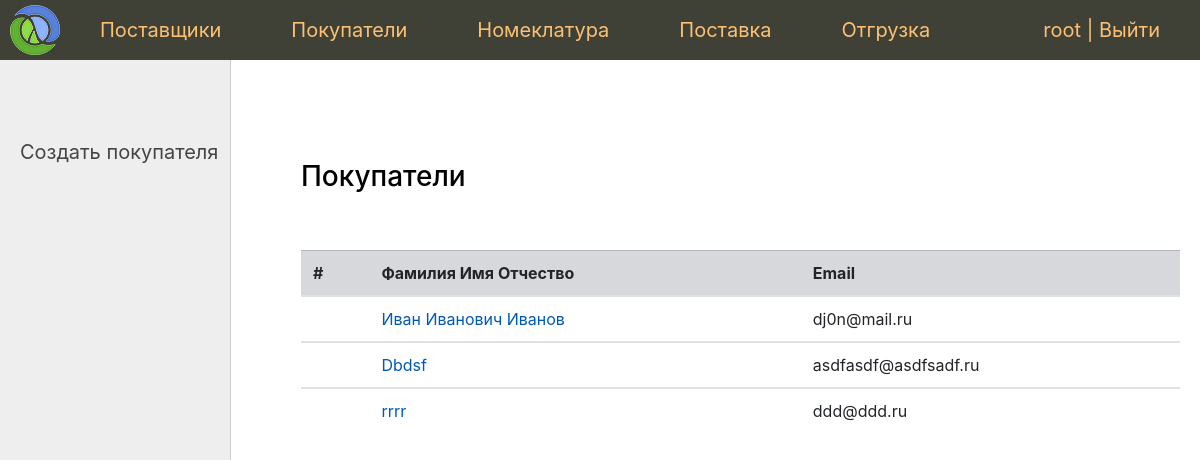
Screenshot of /buyer/ (signed in) with the database file from the repository.
### app/contactor/models.py (models this page shows, shortened)
class Buyer(models.Model):
    person = models.OneToOneField(
        Person,
        on_delete=models.CASCADE,
        verbose_name='Покупатель'
    )
    class Meta:
        verbose_name = 'Покупатель'
        verbose_name_plural = 'Покупатели'
    def get_absolute_url(self):
        return reverse('buyer', kwargs={'pk': self.pk})

class Person(models.Model):
    full_name = models.CharField('Фамилия Имя Отчество', max_length=100)
    email = models.EmailField('Email', unique=True)
    phone = models.IntegerField('Телефон', unique=True)
    class Meta:
        verbose_name = 'Контактное лицо'
        verbose_name_plural = 'Контактные лица'

### app/contactor/views.py (the view)
# urls.py: path('buyer/', BuyerListView.as_view(), name='buyer_list'),  #
class BuyerListView(SuperUserRequiredMixin, DataMixin, ListView):
    model = Buyer
    template_name = 'contactor/buyer_list.html'
    context_object_name = 'buyers'
    def get_context_data(self, *, object_list=None, **kwargs):
        context = super().get_context_data(**kwargs)
        context.update(
            self.get_user_context(
                title='Покупатели',
                left_menu=buyer_menu
            )
        )
        return context

### app/core/mixin.py (called while the page is built)
    def dispatch(self, request, *args, **kwargs):
        if not request.user.is_superuser:
            return self.handle_no_permission()
        return super().dispatch(request, *args, **kwargs)

    def get_user_context(self, **kwargs):
        context = kwargs
        if self.request.user.is_superuser:
            context['menu'] = menu
        return context

### app/contactor/templates/contactor/buyer_list.html
{% extends 'core/base.html' %}
{% block left_menu %}
    {% include 'core/left_menu.html' %}
{% endblock %}
{% block content %}
<h3>{{ title }}</h3><br><br>
    <table class="table">
    <thead>
    <tr class="table-secondary">
        <th scope="col">#</th>
        <th scope="col">Фамилия Имя Отчество</th>
        <th scope="col">Email</th>
    </tr>
    </thead>
    {% for n in buyers %}
        <tbody>
            <tr>
                <td></td>
                <td><a href="{{ n.get_absolute_url }}">{{ n.person.full_name }}</a></td>
                <td>{{ n.person.email }}</td>
            </tr>
        </tbody>
    {% endfor %}
    </table>
{% endblock %}

### app/core/templates/core/base.html (shortened to what this page needs)
{% load static %}
{% load bootstrap4 %}
{% bootstrap_css %}
<!DOCTYPE html>
<html>
<head>
	<link type="text/css" href="{% static 'sklad/css/styles.css' %}" rel="stylesheet" />
</head>
<body>
<table class="table-page" border=0 cellpadding="0" cellspacing="0">
<tr>
    <td valign=top>
    {% block mainmenu %}
        <div class="header">
            <ul id="mainmenu" class="mainmenu">
                <li class="logo">
                    <a href="{% url 'home' %}"><div class="logo"></div></a>
                </li>
                {% for m in menu %}
                    <li><a href="{% url m.url_name %}">{{m.title}}</a></li>
                {% endfor %}
                {% if request.user.is_authenticated %}
                    <li class="last">{{ user.username }} | <a href="{% url 'logout' %}">Выйти</a></li>
                {% else %}
                    <li class="last"><a href="{% url 'login' %}">Войти</a></li>
                {% endif %}
            </ul>
        </div>
    {% endblock mainmenu %}
<table class="table-content" border=0 cellpadding="0" cellspacing="0">
<tr>
	<td valign="top" class="left-chapters">
        {% block left_menu %}{% endblock %}
    </td>
    <td valign="top" class="content">
	<div class="content-text">
        {% block content %}
        {% endblock %}
	</div>
</td></tr></table>
</td></tr>
</table>
</body>
</html>

### app/core/static/sklad/css/styles.css (style rules this page uses)
html, body { margin: 0; padding: 0; height: 100%; width: 100%; color: #444; }
a { color: #0059b2; text-decoration: none; }
.table-page { width: 100%; height: 100%; vertical-align: top; }
.table-page tr { height: 100%; }
.header { background: #3F4137; height: 60px; }
.logo { background: url('../images/logo.png') no-repeat 10px 5px; width: 70px; height: 60px; }
ul.mainmenu { list-style: none; margin: 0; padding: 0; height: 60px; color: #fdc073; font-size: 20px; overflow: hidden; }
ul.mainmenu li { float: left; margin: 18px 40px 0 30px; }
ul.mainmenu li.logo { margin: 0; }
ul.mainmenu li.last { float: right; }
ul.mainmenu li a { color: #fdc073; text-decoration: none; }
.table-content { width: 100%; min-height: 100%; height: 100%; }
.left-chapters { margin: 0; background: #eee; border-right: 1px solid #ccc; min-height: 100%; }
.content { padding: 40px 20px 20px 40px; width: 100%; box-sizing: border-box; }
.content-text { margin: 60px 0 0 30px; color: #000; font-size: 20px; }

### rows the page displays
Buyer: person.full_name "Иван Иванович Иванов", person.email "dj0n@mail.ru"
Buyer: person.full_name "Dbdsf", person.email "asdfasdf@asdfsadf.ru"
Buyer: person.full_name "rrrr", person.email "ddd@ddd.ru"

### other values shown
{{ m.title }} "Поставщики" "Покупатели" "Номеклатура" "Поставка" "Отгрузка"
{{ user.username }} "root"
{{ m.title }} "Создать покупателя"
{{ title }} "Покупатели"
